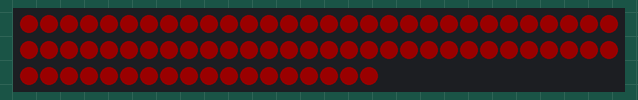
Recording of a sketch running on a simulated Arduino Uno, built with avr-gcc and run on an emulated ATmega328P. Shown: 78 RGB LEDs in strip order, left to right, continuing on the next row. Dim RGB values are drawn brighter than linear; the strip is taken to match the declared colour order.

Above: at 0.1 s.
At 1.1 s:
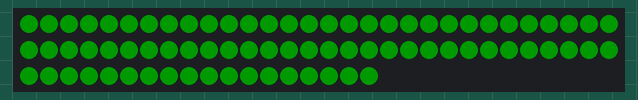
At 2.1 s:
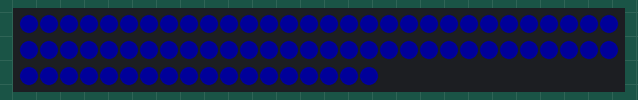
At 3.1 s:
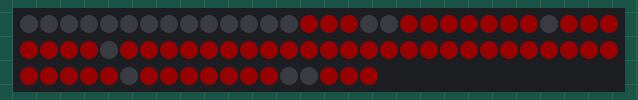

Measured:
- what the display in image 1 shows lasts 1.0 s, from 1.0 s to 2.0 s

The sketch:

UA18_Dash_Only.ino
```cpp
#include <CAN.h>
#include "dash.h"


#define DEBUG_MODE      true
#define WAIT_FOR_ECU    1000 // ms
#define BAUD_RATE       115200
#define CAN_RATE        1000E3
#define DASH_PIN        6
#define CAN_ID_RPM      0x360 // bytes 0-1
#define CAN_ID_THR      0x360 // bytes 4-5
#define CAN_ID_GEAR     0x370 // bytes 2-3


Dash dash = Dash(DASH_PIN);


uint16_t rpm = 0;
// TODO: implement
uint16_t throttlePosition = 0;
uint16_t gear = 0;


void setup() {
    Serial.begin(BAUD_RATE);
    dash.begin();
    if (!CAN.begin(CAN_RATE)) {
          if(DEBUG_MODE) {
              Serial.println("Starting CAN failed!");
          }
          dash.clear();
          dash.setCanErr();
          dash.show();
          while(!CAN.begin(CAN_RATE)){
              delay(WAIT_FOR_ECU);
          }
          if(DEBUG_MODE) {
              Serial.println("CAN Online!");
          }
    }
    CAN.onReceive(updateCAN);
    if(DEBUG_MODE){
        dash.test();
    }
    dash.clear();
    dash.show();
}


void loop() {
    updateDash();
}


void updateCAN(int packetSize) {
    if(CAN.packetRtr()){
        return;
    }
    int packetID = CAN.packetId();
    int packet[packetSize];
    for(int i = 0; i < packetSize; i++){
        packet[i] = CAN.read();
    }
    if(packetID == CAN_ID_RPM){
        rpm = ((packet[0] << 8) & 0xff00) | (packet[1] & 0x00ff);
    }
    if(packetID == CAN_ID_GEAR){
        gear = ((packet[2] << 8) & 0xff00) | (packet[3] & 0x00ff);
    }
}


void updateDash() {
    // TODO: add temp warning lights
    dash.clear();
    dash.setGear(gear);
    dash.setTach(rpm);
    dash.show();
}
```

dash.cpp
```cpp
#include <Adafruit_NeoPixel.h>
#include <Arduino.h>
#include "dash.h"

//based on Lightdot 8x8 font
static const bool gearNumbers[6][64] = {{
    1, 1, 1, 0, 0, 1, 1, 1,
    1, 1, 1, 1, 0, 1, 1, 1,
    1, 1, 1, 1, 0, 1, 1, 1,
    1, 1, 1, 1, 1, 1, 1, 1,
    1, 1, 1, 1, 1, 1, 1, 1,
    1, 1, 1, 1, 1, 1, 1, 1,
    1, 1, 1, 0, 1, 1, 1, 1,
    1, 1, 1, 0, 0, 1, 1, 1},{ /* N */

    0, 0, 0, 1, 1, 1, 0, 0,
    0, 0, 1, 1, 1, 1, 0, 0,
    0, 1, 1, 1, 1, 1, 0, 0,
    0, 0, 0, 1, 1, 1, 0, 0,
    0, 0, 0, 1, 1, 1, 0, 0,
    0, 0, 0, 1, 1, 1, 0, 0,
    0, 0, 0, 1, 1, 1, 0, 0,
    0, 0, 0, 1, 1, 1, 0, 0},{ /* 1 */

    0, 1, 1, 1, 1, 1, 1, 0,
    1, 1, 1, 1, 1, 1, 1, 1,
    1, 1, 1, 0, 0, 1, 1, 1,
    0, 0, 0, 0, 1, 1, 1, 0,
    0, 0, 1, 1, 1, 0, 0, 0,
    1, 1, 1, 0, 0, 0, 0, 0,
    1, 1, 1, 1, 1, 1, 1, 1,
    1, 1, 1, 1, 1, 1, 1, 1},{ /* 2 */

    1, 1, 1, 1, 1, 1, 1, 0,
    1, 1, 1, 1, 1, 1, 1, 1,
    0, 0, 0, 0, 0, 1, 1, 1,
    1, 1, 1, 1, 1, 1, 1, 0,
    1, 1, 1, 1, 1, 1, 1, 0,
    0, 0, 0, 0, 0, 1, 1, 1,
    1, 1, 1, 1, 1, 1, 1, 1,
    1, 1, 1, 1, 1, 1, 1, 0},{ /* 3 */

    1, 1, 1, 0, 1, 1, 1, 0,
    1, 1, 1, 0, 1, 1, 1, 0,
    1, 1, 1, 0, 1, 1, 1, 0,
    1, 1, 1, 1, 1, 1, 1, 1,
    1, 1, 1, 1, 1, 1, 1, 1,
    0, 0, 0, 0, 1, 1, 1, 0,
    0, 0, 0, 0, 1, 1, 1, 0,
    0, 0, 0, 0, 1, 1, 1, 0},{ /* 4 */

    1, 1, 1, 1, 1, 1, 1, 1,
    1, 1, 1, 1, 1, 1, 1, 1,
    1, 1, 1, 0, 0, 0, 0, 0,
    1, 1, 1, 1, 1, 1, 1, 0,
    1, 1, 1, 1, 1, 1, 1, 1,
    0, 0, 0, 0, 0, 1, 1, 1,
    1, 1, 1, 1, 1, 1, 1, 1,
    0, 1, 1, 1, 1, 1, 1, 0} /* 5 */
};

static const bool canErr[64] = {
    1, 1, 0, 1, 0, 1, 0, 1,
    1, 0, 1, 1, 1, 1, 1, 1,
    1, 1, 1, 0, 1, 1, 0, 1,
    0, 0, 0, 0, 0, 0, 0, 0,
    0, 0, 0, 0, 0, 0, 0, 0,
    1, 1, 0, 0, 0, 0, 0, 0,
    1, 1, 0, 1, 1, 0, 1, 1,
    1, 1, 0, 1, 0, 0, 1, 0
};

Dash::Dash(uint8_t pin){
    strip = Adafruit_NeoPixel(NUM_PIXELS, pin, NEO_RGB + NEO_KHZ800);

    gearColor = strip.Color(LED_ON, LED_OFF, LED_OFF); // gear color is actually in GRB
    errColor = strip.Color(LED_OFF, LED_ON, LED_OFF); // gear color is actually in GRB
    tempColor = strip.Color(LED_ON, LED_OFF, LED_OFF);

    tachColor[0] = strip.Color(LED_OFF, LED_ON, LED_OFF);
    tachColor[1] = strip.Color(LED_OFF, LED_ON, LED_OFF);
    tachColor[2] = strip.Color(LED_OFF, LED_ON, LED_OFF);
    tachColor[3] = strip.Color(LED_OFF, LED_ON, LED_OFF);
    tachColor[4] = strip.Color(LED_OFF, LED_ON, LED_OFF);
    tachColor[5] = strip.Color(LED_OFF, LED_ON, LED_OFF);
    tachColor[6] = strip.Color(LED_OFF, LED_ON, LED_OFF);
    tachColor[7] = strip.Color(LED_OFF, LED_ON, LED_OFF);
    tachColor[8] = strip.Color(LED_ON, LED_ON, LED_OFF);
    tachColor[9] = strip.Color(LED_ON, LED_ON, LED_OFF);
    tachColor[10] = strip.Color(LED_OFF, LED_OFF, LED_ON);
    tachColor[11] = strip.Color(LED_ON, LED_OFF, LED_OFF);
}

void Dash::begin(void){
    strip.begin();
}

void Dash::setBrightness(uint8_t b){

}

void Dash::test(void){
    for(uint8_t i = 0; i < NUM_PIXELS; i++){
        strip.setPixelColor(i, LED_ON, LED_OFF, LED_OFF);
    }
    strip.show();
    delay(1000);
    for(uint8_t i = 0; i < NUM_PIXELS; i++){
        strip.setPixelColor(i, LED_OFF, LED_ON, LED_OFF);
    }
    strip.show();
    delay(1000);
    for(uint8_t i = 0; i < NUM_PIXELS; i++){
        strip.setPixelColor(i, LED_OFF, LED_OFF, LED_ON);
    }
    strip.show();
    delay(1000);
}

void Dash::show(void){
    strip.show();
}

void Dash::clear(void){
    strip.clear();
}

void Dash::setTempLight(uint8_t light){
    strip.setPixelColor(light, tempColor);
}

void Dash::clearTempLight(uint8_t light){
    strip.setPixelColor(light, 0);
}

void Dash::setTach(uint16_t rpm){
    clearTach();
    for(uint8_t i = 0; i < rpm / (MAX_RPM / (TACH_LENGTH + 1)); i++){
        if(i >= TACH_LENGTH){
            break;
        }
        strip.setPixelColor(TACH_START + TACH_LENGTH - 1 - i, tachColor[i]);
    }
}

void Dash::clearTach(void){
    for(uint8_t i = TACH_START; i < TACH_START + TACH_LENGTH; i++){
        strip.setPixelColor(i, 0);
    }
}

void Dash::setCanErr(void){
    clearGear();
    for(uint8_t i = GEAR_START; i < GEAR_START + GEAR_LENGTH; i++){
        strip.setPixelColor(i, errColor * canErr[i - GEAR_START]);
    }
}

void Dash::setGear(uint8_t gear){
    clearGear();
    for(uint8_t i = GEAR_START; i < GEAR_START + GEAR_LENGTH; i++){
        strip.setPixelColor(i, gearColor * gearNumbers[gear][i - GEAR_START]);
    }
}

void Dash::clearGear(void){
    for(uint8_t i = GEAR_START; i < GEAR_START + GEAR_LENGTH; i++){
        strip.setPixelColor(i, 0);
    }
}
```

dash.h
```cpp
#ifndef DASH_H
#define DASH_H

#include <Adafruit_NeoPixel.h>

#define NUM_PIXELS  78
#define LED_OFF     0
#define LED_ON      25 // 0 - 255 brightness

#define COOLANT_TEMP_LIGHT  0
#define OIL_TEMP_LIGHT      13
#define TACH_START          1
#define TACH_LENGTH         12
#define GEAR_START          14
#define GEAR_LENGTH         64

#define MAX_RPM     10500

//TODO: add color definitions

class Dash {
    public:
        Dash(uint8_t pin);

        void begin();
        void setBrightness(uint8_t b);
        void test(void);
        void show(void);
        void clear(void);

        void setTempLight(uint8_t light);
        void clearTempLight(uint8_t light);
        void setTach(uint16_t rpm);
        void clearTach(void);
        void setCanErr(void);
        void setGear(uint8_t gear);
        void clearGear(void);
    protected:
        Adafruit_NeoPixel strip;
        uint8_t stripPin;
        uint32_t gearColor;
        uint32_t errColor;
        uint32_t tempColor;
        uint32_t tachColor[TACH_LENGTH];
};

#endif
```
